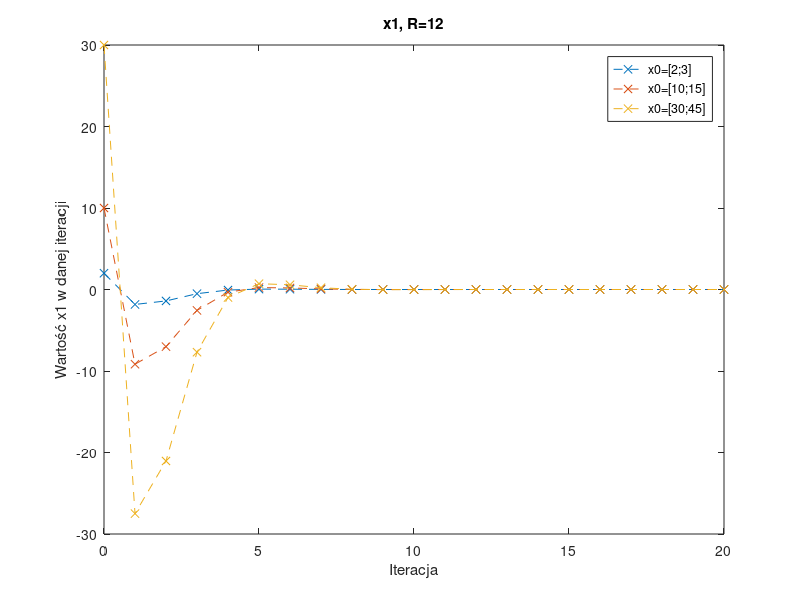
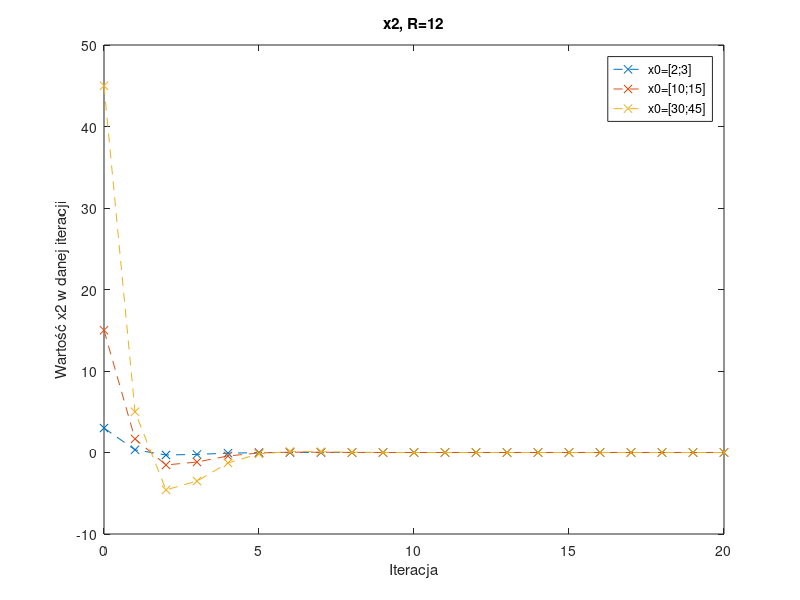
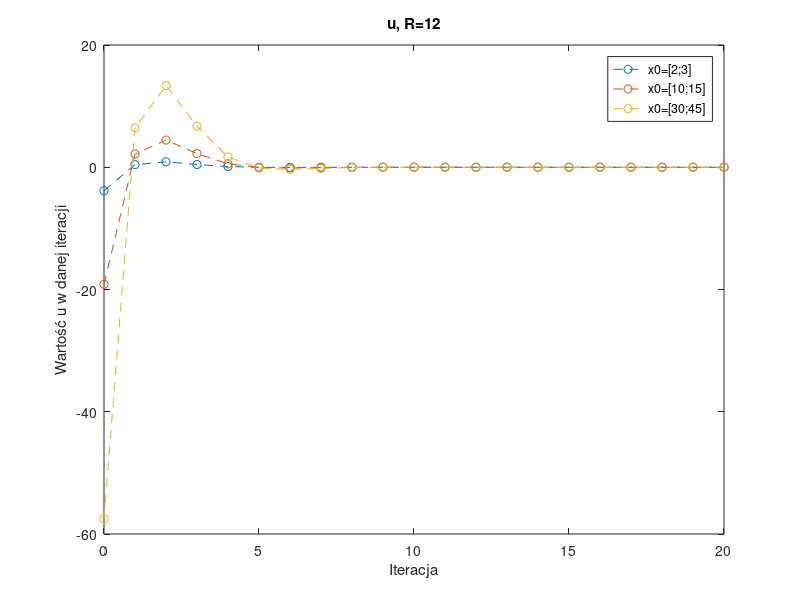
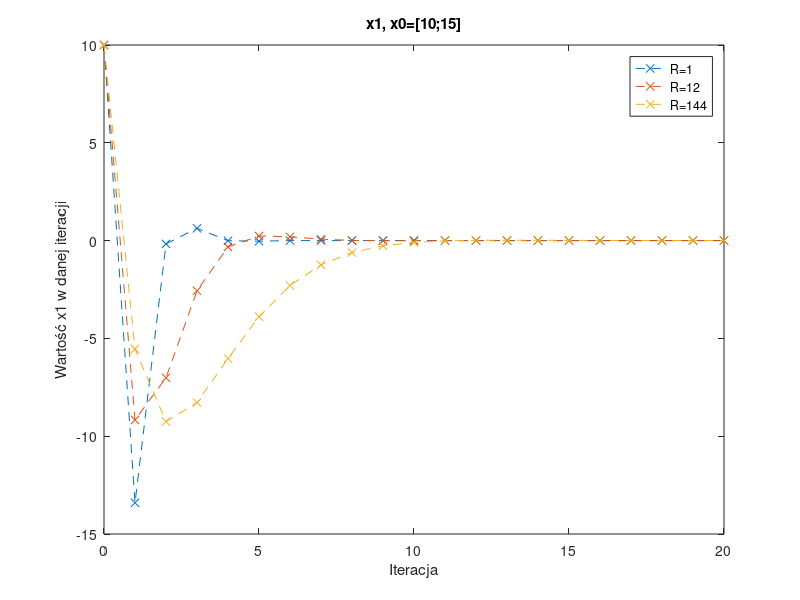

These charts were generated, in order, by the following MATLAB code:
clear all
close all

A = [1,0;
     1,2];
B = [1;
     2];

C = [B A*B];
sterowalnosc = 2==rank(C);

F = [0,0;
     0,0];
Q = [16,-12;  
     -12,9];
N = 20;


R = 12;

x0 = [2,10,30;
      3,15,45];


for ii=1:3
x = zeros(2,N+1);
u = zeros(1,N+1);
x(:,1) = x0(:,ii);
K(:,:,N+1) = F;
for i=N:-1:1 
    K(:,:,i) = A'*(K(:,:,i+1) - K(:,:,i+1)*B*((R+B'*K(:,:,i+1)*B)^(-1))*B'*K(:,:,i+1))*A + Q;
end

for i=1:N
    S = -(R+B'*K(:,:,i+1)*B)^(-1)*B'*K(:,:,i+1)*A;

    u(i) = S*x(:,i);
    x(:,i+1) = A*x(:,i) + B*u(i);
    if i==20
     S = -(R+B'*K(:,:,i+1)*B)^(-1)*B'*K(:,:,i+1)*A;
     u(i+1) = S*x(:,i+1);
    end
end

J0 = (1/2)*x0'*K(:,:,1)*x0;

figure(1)
plot(0:20,x(1,:),'x','LineStyle','--')
xlabel('Iteracja')
ylabel('Wartość x1 w danej iteracji')
title('x1, R=12')
hold on

figure(2)
plot(0:20,x(2,:),'x','LineStyle','--')
xlabel('Iteracja')
ylabel('Wartość x2 w danej iteracji')
title('x2, R=12')
hold on

figure(3)
plot(0:20,u,'o','LineStyle','--')
xlabel('Iteracja')
ylabel('Wartość u w danej iteracji')
title('u, R=12')
hold on

% figure
% hold on
% for i=1:2
%     for j=1:2
%         Kpom = K(i,j,:);
%         Kpom = Kpom(:);
%         if ~(i==1 && j==2)
%             stairs(0:20,Kpom,'o--')
%         else
%             stairs(0:20,Kpom,'*:')    
%         end
%     end
% end
% xlabel('Iteracja')
% ylabel('Wartości elementów K w danej iteracji')
% title('Zmiana elementów macierzy K')
% legend('w:1 k:1', 'w:1 k:2', 'w:2 k:1', 'w:2 k:2');
% hold off

end

labels_x0 = cell(1,3);
for i = 1:3
    labels_x0{i} = sprintf('x0=[%d;%d]', x0(1,i), x0(2,i));
end

figure(1)
legend(labels_x0);

figure(2)
legend(labels_x0);

figure(3)
legend(labels_x0);









%%%%%%% 4 

Rumba = [1,12,144];

x0 = [10;
      15];


for ii=1:3
R = Rumba(ii);
x = zeros(2,N+1);
u = zeros(1,N+1);
x(:,1) = x0;
K(:,:,N+1) = F;
for i=N:-1:1 
    K(:,:,i) = A'*(K(:,:,i+1) - K(:,:,i+1)*B*((R+B'*K(:,:,i+1)*B)^(-1))*B'*K(:,:,i+1))*A + Q;
end

for i=1:N
    S = -(R+B'*K(:,:,i+1)*B)^(-1)*B'*K(:,:,i+1)*A;

    u(i) = S*x(:,i);
    x(:,i+1) = A*x(:,i) + B*u(i);
    if i==20
     S = -(R+B'*K(:,:,i+1)*B)^(-1)*B'*K(:,:,i+1)*A;
     u(i+1) = S*x(:,i+1);
    end
end

J0 = (1/2)*x0'*K(:,:,1)*x0;

figure(4)
plot(0:20,x(1,:),'x','LineStyle','--')
xlabel('Iteracja')
ylabel('Wartość x1 w danej iteracji')
title('x1, x0=[10;15]')
hold on

figure(5)
plot(0:20,x(2,:),'x','LineStyle','--')
xlabel('Iteracja')
ylabel('Wartość x2 w danej iteracji')
title('x2, x0=[10;15]')
hold on

figure(6)
plot(0:20,u,'o','LineStyle','--')
xlabel('Iteracja')
ylabel('Wartość u w danej iteracji')
title('u, x0=[10;15]')
hold on

% figure
% hold on
% for i=1:2
%     for j=1:2
%         Kpom = K(i,j,:);
%         Kpom = Kpom(:);
%         if ~(i==1 && j==2)
%             stairs(0:20,Kpom,'o--')
%         else
%             stairs(0:20,Kpom,'*:')    
%         end
%     end
% end
% xlabel('Iteracja')
% ylabel('Wartości elementów K w danej iteracji')
% title('Zmiana elementów macierzy K')
% legend('w:1 k:1', 'w:1 k:2', 'w:2 k:1', 'w:2 k:2');
% hold off

end

labels_R = cell(1,3);
for i = 1:3
    labels_R{i} = sprintf('R=%d', Rumba(i));
end

figure(4)
legend(labels_R);

figure(5)
legend(labels_R);

figure(6)
legend(labels_R);